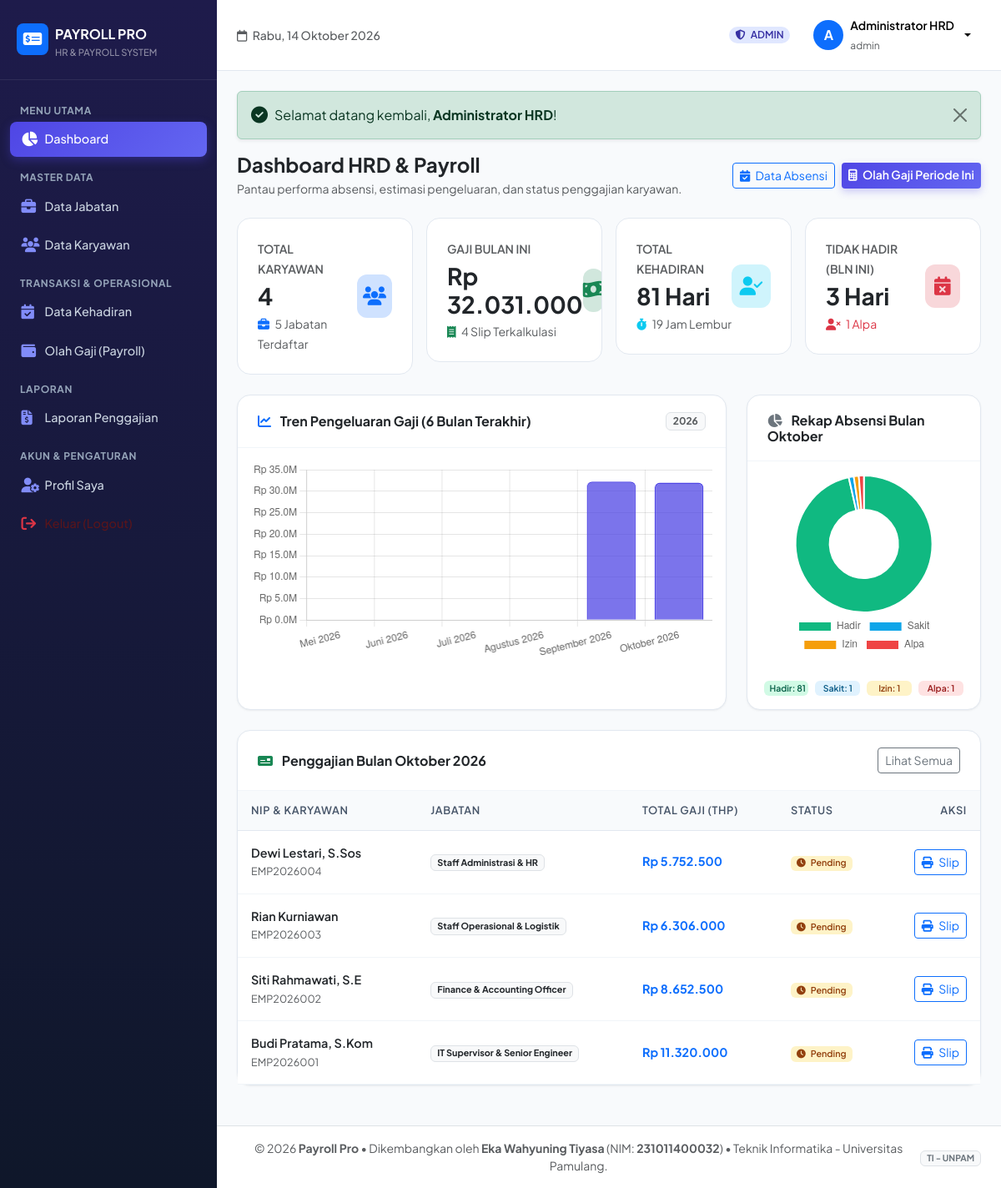
/dashboard.php (signed in), run on the app's committed database.
### tables this page shows
CREATE TABLE `gaji` (
  `id` INT AUTO_INCREMENT PRIMARY KEY,
  `karyawan_id` INT NOT NULL,
  `bulan` INT NOT NULL,
  `tahun` INT NOT NULL,
  `gaji_pokok` DECIMAL(15,2) NOT NULL DEFAULT 0,
  `tunjangan_jabatan` DECIMAL(15,2) NOT NULL DEFAULT 0,
  `uang_makan` DECIMAL(15,2) NOT NULL DEFAULT 0,
  `insentif_lembur` DECIMAL(15,2) NOT NULL DEFAULT 0,
  `potongan_alpa` DECIMAL(15,2) NOT NULL DEFAULT 0,
  `potongan_bpjs` DECIMAL(15,2) NOT NULL DEFAULT 0,
  `potongan_pph21` DECIMAL(15,2) NOT NULL DEFAULT 0,
  `total_pendapatan` DECIMAL(15,2) NOT NULL DEFAULT 0,
  `total_potongan` DECIMAL(15,2) NOT NULL DEFAULT 0,
  `take_home_pay` DECIMAL(15,2) NOT NULL DEFAULT 0,
  `status` ENUM('Pending', 'Dibayar') NOT NULL DEFAULT 'Pending',
  `tanggal_bayar` DATE DEFAULT NULL,
  `catatan` TEXT DEFAULT NULL,
  `created_at` TIMESTAMP DEFAULT CURRENT_TIMESTAMP,
  UNIQUE KEY `unique_gaji_periode` (`karyawan_id`, `bulan`, `tahun`),
  INDEX (`karyawan_id`),
  CONSTRAINT `fk_gaji_karyawan` FOREIGN KEY (`karyawan_id`) REFERENCES `karyawan` (`id`) ON DELETE CASCADE ON UPDATE CASCADE
);

CREATE TABLE `karyawan` (
  `id` INT AUTO_INCREMENT PRIMARY KEY,
  `user_id` INT NULL,
  `nip` VARCHAR(30) NOT NULL UNIQUE,
  `nama` VARCHAR(100) NOT NULL,
  `email` VARCHAR(100) NOT NULL,
  `jabatan_id` INT NOT NULL,
  `jenis_kelamin` ENUM('Laki-laki', 'Perempuan') NOT NULL DEFAULT 'Laki-laki',
  `no_telepon` VARCHAR(20) DEFAULT NULL,
  `alamat` TEXT DEFAULT NULL,
  `status_kepegawaian` ENUM('Tetap', 'Kontrak', 'Magang') NOT NULL DEFAULT 'Tetap',
  `tanggal_masuk` DATE NOT NULL,
  `no_rekening` VARCHAR(50) NOT NULL,
  `nama_bank` VARCHAR(50) NOT NULL DEFAULT 'BCA',
  `foto` VARCHAR(255) DEFAULT 'default.png',
  `created_at` TIMESTAMP DEFAULT CURRENT_TIMESTAMP,
  INDEX (`jabatan_id`),
  INDEX (`user_id`),
  CONSTRAINT `fk_karyawan_jabatan` FOREIGN KEY (`jabatan_id`) REFERENCES `jabatan` (`id`) ON DELETE RESTRICT ON UPDATE CASCADE,
  CONSTRAINT `fk_karyawan_user` FOREIGN KEY (`user_id`) REFERENCES `users` (`id`) ON DELETE SET NULL ON UPDATE CASCADE
);

CREATE TABLE `jabatan` (
  `id` INT AUTO_INCREMENT PRIMARY KEY,
  `nama_jabatan` VARCHAR(100) NOT NULL,
  `gaji_pokok` DECIMAL(15,2) NOT NULL DEFAULT 0,
  `tunjangan_jabatan` DECIMAL(15,2) NOT NULL DEFAULT 0,
  `uang_makan_per_hari` DECIMAL(15,2) NOT NULL DEFAULT 25000,
  `created_at` TIMESTAMP DEFAULT CURRENT_TIMESTAMP
);

### dashboard.php (the view, shortened to what the rows shown need)
<?php
require_once __DIR__ . '/config/app.php';
$current_month = (int)date('n');
$current_year = (int)date('Y');
if (is_admin()) {
    $stmt = $pdo->prepare("SELECT
        COALESCE(SUM(hadir), 0) AS total_hadir,
        COALESCE(SUM(sakit), 0) AS total_sakit,
        COALESCE(SUM(izin), 0) AS total_izin,
        COALESCE(SUM(alpa), 0) AS total_alpa,
        COALESCE(SUM(lembur_jam), 0) AS total_lembur
        FROM absensi WHERE bulan = ? AND tahun = ?");
    $stmt->execute([$current_month, $current_year]);
    $rekap_absensi = $stmt->fetch();
    $stmt = $pdo->query("SELECT COUNT(*) AS total FROM jabatan");
    $chart_labels = [];
    $chart_data = [];
    for ($i = 5; $i >= 0; $i--) {
        $bln = (int)date('n', strtotime("-$i months"));
        $thn = (int)date('Y', strtotime("-$i months"));
        $chart_labels[] = bulan_indonesia($bln) . ' ' . $thn;
        $stmt = $pdo->prepare("SELECT COALESCE(SUM(take_home_pay), 0) AS total FROM gaji WHERE bulan = ? AND tahun = ?");
        $stmt->execute([$bln, $thn]);
        $chart_data[] = (float)$stmt->fetch()['total'];
    }
    $stmt = $pdo->prepare("SELECT g.*, k.nama AS nama_karyawan, k.nip, j.nama_jabatan
        FROM gaji g
        JOIN karyawan k ON g.karyawan_id = k.id
        JOIN jabatan j ON k.jabatan_id = j.id
        WHERE g.bulan = ? AND g.tahun = ?
        ORDER BY g.id DESC LIMIT 5");
    $stmt->execute([$current_month, $current_year]);
    $recent_salaries = $stmt->fetchAll();
}
include __DIR__ . '/includes/header.php';
?>
<?php if (is_admin()): ?>
    <div class="card-modern mb-4">
        <div class="table-responsive">
            <table class="table table-modern align-middle">
                <thead>
                    <tr>
                        <th>NIP & Karyawan</th>
                        <th>Jabatan</th>
                        <th>Total Gaji (THP)</th>
                        <th>Status</th>
                        <th class="text-end">Aksi</th>
                    </tr>
                </thead>
                <tbody>
                    <?php if (empty($recent_salaries)): ?>
                        <tr>
                            <td colspan="5" class="text-center py-4 text-muted">
                                <i class="fa-solid fa-circle-exclamation fs-3 d-block mb-2 text-secondary"></i>
                                Belum ada data penggajian yang di-generate untuk bulan <?= bulan_indonesia($current_month) . ' ' . $current_year ?>.<br>
                                <a href="<?= base_url('penggajian/index.php') ?>" class="btn btn-sm btn-primary mt-2">Generate Gaji Sekarang</a>
                            </td>
                        </tr>
                    <?php else: ?>
                        <?php foreach ($recent_salaries as $sal): ?>
                            <tr>
                                <td>
                                    <div class="fw-semibold text-dark"><?= htmlspecialchars($sal['nama_karyawan']) ?></div>
                                    <small class="text-muted"><?= htmlspecialchars($sal['nip']) ?></small>
                                </td>
                                <td><span class="badge bg-light text-dark border"><?= htmlspecialchars($sal['nama_jabatan']) ?></span></td>
                                <td class="fw-bold text-primary"><?= format_rupiah($sal['take_home_pay']) ?></td>
                                <td>
                                    <?php if ($sal['status'] === 'Dibayar'): ?>
                                        <span class="badge badge-soft-success"><i class="fa-solid fa-check me-1"></i> Dibayar</span>
                                    <?php else: ?>
                                        <span class="badge badge-soft-warning"><i class="fa-solid fa-clock me-1"></i> Pending</span>
                                    <?php endif; ?>
                                </td>
                                <td class="text-end">
                                    <a href="<?= base_url('penggajian/slip.php?id=' . $sal['id']) ?>" class="btn btn-sm btn-outline-primary" target="_blank">
                                        <i class="fa-solid fa-print me-1"></i> Slip
                                    </a>
                                </td>
                            </tr>
                        <?php endforeach; ?>
                    <?php endif; ?>
                </tbody>
            </table>
        </div>
    </div>
    <script>
    document.addEventListener("DOMContentLoaded", function () {
        // Trend Chart
        const ctxTrend = document.getElementById('salaryTrendChart').getContext('2d');
        new Chart(ctxTrend, {
            type: 'bar',
            data: {
                labels: <?= json_encode($chart_labels) ?>,
                datasets: [{
                    label: 'Total Pengeluaran Gaji (Rp)',
                    data: <?= json_encode($chart_data) ?>,
                    backgroundColor: 'rgba(79, 70, 229, 0.75)',
                    borderColor: 'rgb(79, 70, 229)',
                    borderWidth: 1.5,
                    borderRadius: 6
                }]
            },
            options: {
                responsive: true,
                plugins: {
                    legend: { display: false },
                    tooltip: {
                        callbacks: {
                            label: function(context) {
                                return 'Rp ' + context.parsed.y.toLocaleString('id-ID');
                            }
                        }
                    }
                },
                scales: {
                    y: {
                        beginAtZero: true,
                        ticks: {
                            callback: function(value) {
                                return 'Rp ' + (value / 1000000).toFixed(1) + 'M';
                            }
                        }
                    }
                }
            }
        });
        // Doughnut Chart Absensi
        const ctxPie = document.getElementById('attendanceDoughnutChart').getContext('2d');
        new Chart(ctxPie, {
            type: 'doughnut',
            data: {
                labels: ['Hadir', 'Sakit', 'Izin', 'Alpa'],
                datasets: [{
                    data: [
                        <?= (int)$rekap_absensi['total_hadir'] ?>,
                        <?= (int)$rekap_absensi['total_sakit'] ?>,
                        <?= (int)$rekap_absensi['total_izin'] ?>,
                        <?= (int)$rekap_absensi['total_alpa'] ?>
                    ],
                    backgroundColor: ['#10b981', '#0ea5e9', '#f59e0b', '#ef4444'],
                    borderWidth: 2
                }]
            },
            options: {
                responsive: true,
                maintainAspectRatio: false,
                plugins: {
                    legend: { position: 'bottom' }
                }
            }
        });
    });
    </script>
<?php endif; ?>
<?php include __DIR__ . '/includes/footer.php'; ?>

### data on the page
gaji: karyawan.nama "Dewi Lestari, S.Sos", karyawan.nip "EMP2026004", jabatan.nama_jabatan "Staff Administrasi & HR", take_home_pay "Rp 5.752.500", status "Pending"
gaji: karyawan.nama "Rian Kurniawan", karyawan.nip "EMP2026003", jabatan.nama_jabatan "Staff Operasional & Logistik", take_home_pay "Rp 6.306.000", status "Pending"
gaji: karyawan.nama "Siti Rahmawati, S.E", karyawan.nip "EMP2026002", jabatan.nama_jabatan "Finance & Accounting Officer", take_home_pay "Rp 8.652.500", status "Pending"
gaji: karyawan.nama "Budi Pratama, S.Kom", karyawan.nip "EMP2026001", jabatan.nama_jabatan "IT Supervisor & Senior Engineer", take_home_pay "Rp 11.320.000", status "Pending"

### other printed values
$user['role'] "ADMIN"
substr($user['nama_lengkap'], 0, 1) "A"
$user['nama_lengkap'] "Administrator HRD"
$user['username'] "admin"
$msg "Selamat datang kembali, Administrator HRD !"
$total_karyawan "4"
$total_jabatan "5"
format_rupiah($total_pengeluaran_gaji) "Rp 32.031.000"
$total_slip_terbit "4"
$rekap_absensi['total_hadir'] "81"
$rekap_absensi['total_lembur'] "19"
$rekap_absensi['total_alpa'] "1"
$rekap_absensi['total_sakit'] "1"
$rekap_absensi['total_izin'] "1"
chart data {{ json_encode($chart_data) }} [0,0,0,0,32276000,32031000]
